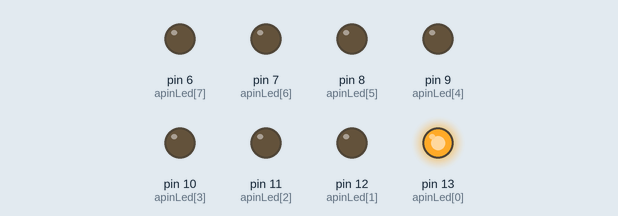
Recording of a sketch running on a simulated Arduino Uno, built with avr-gcc and run on an emulated ATmega328P. Parts: output pins drawn as LEDs (lit = HIGH).

Above: at 0.05 s.
At 0.45 s:
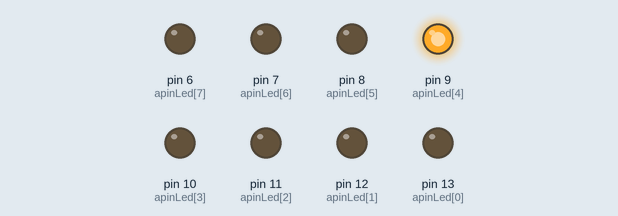
At 0.85 s:
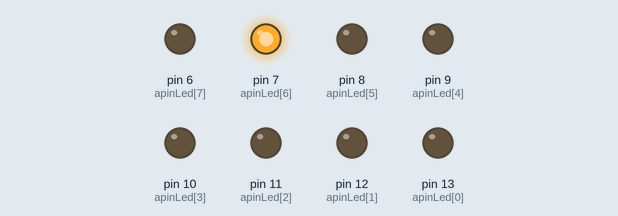
At 1.65 s:
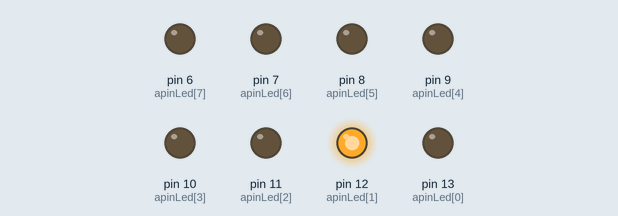
At 2.45 s:
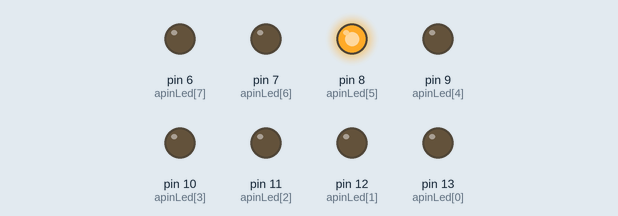
At 3.35 s:
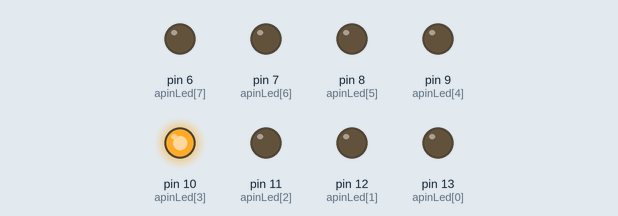
Timing chart, 0 to 3.6 s (numbered marks = the images above):
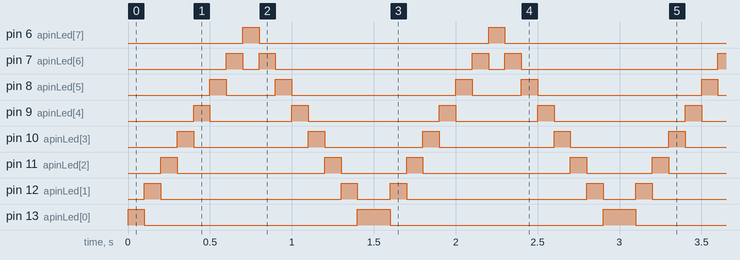

Measured:
- by itself, pin 6 (apinLed[7]): alternates HIGH for 0.10 s and LOW for 1.4 s
- by itself, pin 7 (apinLed[6]): repeats every 1.5 s: LOW 0.10 s, HIGH 0.10 s, LOW 1.2 s, HIGH 0.10 s
- by itself, pin 8 (apinLed[5]): repeats every 1.5 s: LOW 0.30 s, HIGH 0.10 s, LOW 1.0 s, HIGH 0.10 s
- by itself, pin 9 (apinLed[4]): repeats every 1.5 s: LOW 0.50 s, HIGH 0.10 s, LOW 0.80 s, HIGH 0.10 s
- by itself, pin 10 (apinLed[3]): alternates HIGH for 0.10 s and LOW for 0.65 s
- by itself, pin 11 (apinLed[2]): repeats every 1.5 s: LOW 0.90 s, HIGH 0.10 s, LOW 0.40 s, HIGH 0.10 s
- by itself, pin 12 (apinLed[1]): repeats every 1.5 s: LOW 1.1 s, HIGH 0.10 s, LOW 0.20 s, HIGH 0.10 s
- by itself, pin 13 (apinLed[0]): repeats every 1.5 s: LOW 1.3 s, HIGH 0.20 s

The sketch:

ex02.ino
```cpp
int apinLed[8] = {13, 12, 11, 10, 9, 8, 7, 6};

void setup() {
  // put your setup code here, to run once:
  for(int i=0; i<8; i++){
    pinMode(apinLed[i],OUTPUT);
  }

}
int q=0;
void loop() {
  // put your main code here, to run repeatedly:
  //to turn from led0 to led7 and go back

  if(q<8){
    digitalWrite(apinLed[q],HIGH);
    delay(100);
    digitalWrite(apinLed[q],LOW);
  }

  else if(q>=8 && q<15){
    int a = q%8;
    digitalWrite(apinLed[6-a],HIGH);
    delay(100);
    digitalWrite(apinLed[6-a],LOW);
  }

  q++;
  if(q==15) q=0;
}
```
